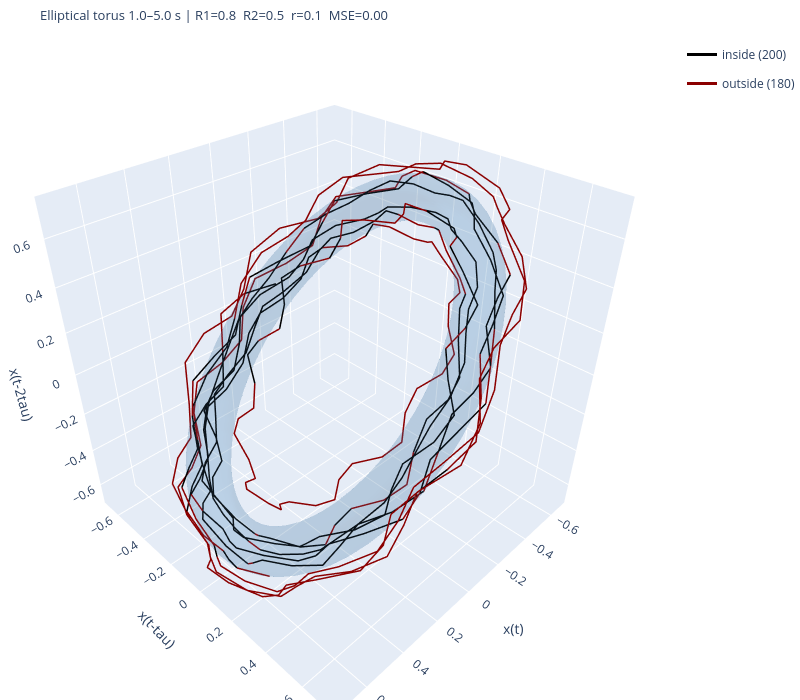

Notebook source saved alongside this figure:
### Code cell
# --- AR(4): Clean (no noise) ---
print("AR(4) — Clean")
plot_two_torus_fit(clean_fits[4])
plt.show()

### Figure 1 — Plotly figure (JSON) as saved in the notebook; plotly's stock layout.template omitted (floating-point values rounded to 4 significant figures; data arrays with more than 128 entries replaced by an {"elided": "..."} marker saying what was removed)
{"data": [{"colorscale": [[0, "steelblue"], [1, "steelblue"]], "name": "Torus", "opacity": 0.15, "showscale": false, "type": "surface", "x": {"elided": "60x60 float values"}, "y": {"elided": "60x60 float values"}, "z": {"elided": "60x60 float values"}}, {"legendgroup": "inside", "line": {"color": "black", "width": 3}, "mode": "lines", "name": "inside (200)", "showlegend": true, "type": "scatter3d", "x": [-0.1633, -0.03153], "y": [-0.5336, -0.6007], "z": [0.1242, 0.09874]}, {"legendgroup": "outside", "line": {"color": "darkred", "width": 3}, "mode": "lines", "name": "outside (180)", "showlegend": true, "type": "scatter3d", "x": [-0.03153, 0.08135, 0.1349], "y": [-0.6007, -0.6305, -0.5699], "z": [0.09874, 0.03098, -0.123]}, {"legendgroup": "inside", "line": {"color": "black", "width": 3}, "mode": "lines", "name": "inside (200)", "showlegend": false, "type": "scatter3d", "x": [0.1349, 0.1921, 0.2983, 0.401, 0.4428, 0.473, 0.5479, 0.6051, 0.5937, 0.5756], "y": [-0.5699, -0.5101, -0.5019, -0.4697, -0.3697, -0.2801, -0.2363, -0.1633, -0.03153, 0.08135], "z": [-0.123, -0.2504, -0.2858, -0.3315, -0.4516, -0.5388, -0.5323, -0.5336, -0.6007, -0.6305]}, {"legendgroup": "outside", "line": {"color": "darkred", "width": 3}, "mode": "lines", "name": "outside (180)", "showlegend": false, "type": "scatter3d", "x": [0.5756, 0.5909], "y": [0.08135, 0.1349], "z": [-0.6305, -0.5699]}, {"legendgroup": "inside", "line": {"color": "black", "width": 3}, "mode": "lines", "name": "inside (200)", "showlegend": false, "type": "scatter3d", "x": [0.5909, 0.5868, 0.5302, 0.4635, 0.4128, 0.3509, 0.2501, 0.1462], "y": [0.1349, 0.1921, 0.2983, 0.401, 0.4428, 0.473, 0.5479, 0.6051], "z": [-0.5699, -0.5101, -0.5019, -0.4697, -0.3697, -0.2801, -0.2363, -0.1633]}, {"legendgroup": "outside", "line": {"color": "darkred", "width": 3}, "mode": "lines", "name": "outside (180)", "showlegend": false, "type": "scatter3d", "x": [0.1462, 0.06412], "y": [0.6051, 0.5937], "z": [-0.1633, -0.03153]}, {"legendgroup": "inside", "line": {"color": "black", "width": 3}, "mode": "lines", "name": "inside (200)", "showlegend": false, "type": "scatter3d", "x": [0.06412, -0.02115, -0.1222, -0.2179], "y": [0.5937, 0.5756, 0.5909, 0.5868], "z": [-0.03153, 0.08135, 0.1349, 0.1921]}, {"legendgroup": "outside", "line": {"color": "darkred", "width": 3}, "mode": "lines", "name": "outside (180)", "showlegend": false, "type": "scatter3d", "x": [-0.2179, -0.3016], "y": [0.5868, 0.5302], "z": [0.1921, 0.2983]}, {"legendgroup": "inside", "line": {"color": "black", "width": 3}, "mode": "lines", "name": "inside (200)", "showlegend": false, "type": "scatter3d", "x": [-0.3016, -0.3769, -0.4484, -0.5075, -0.5418, -0.5665, -0.5906, -0.6022, -0.584, -0.5477, -0.5138, -0.4657, -0.3967, -0.3182], "y": [0.5302, 0.4635, 0.4128, 0.3509, 0.2501, 0.1462, 0.06412, -0.02115, -0.1222, -0.2179, -0.3016, -0.3769, -0.4484, -0.5075], "z": [0.2983, 0.401, 0.4428, 0.473, 0.5479, 0.6051, 0.5937, 0.5756, 0.5909, 0.5868, 0.5302, 0.4635, 0.4128, 0.3509]}, {"legendgroup": "outside", "line": {"color": "darkred", "width": 3}, "mode": "lines", "name": "outside (180)", "showlegend": false, "type": "scatter3d", "x": [-0.3182, -0.2371], "y": [-0.5075, -0.5418], "z": [0.3509, 0.2501]}, {"legendgroup": "inside", "line": {"color": "black", "width": 3}, "mode": "lines", "name": "inside (200)", "showlegend": false, "type": "scatter3d", "x": [-0.2371, -0.153, -0.06839, 0.0102, 0.09304, 0.1922, 0.2785, 0.3429, 0.3916, 0.4484, 0.4946, 0.5092, 0.5117, 0.5109], "y": [-0.5418, -0.5665, -0.5906, -0.6022, -0.584, -0.5477, -0.5138, -0.4657, -0.3967, -0.3182, -0.2371, -0.153, -0.06839, 0.0102], "z": [0.2501, 0.1462, 0.06412, -0.02115, -0.1222, -0.2179, -0.3016, -0.3769, -0.4484, -0.5075, -0.5418, -0.5665, -0.5906, -0.6022]}, {"legendgroup": "outside", "line": {"color": "darkred", "width": 3}, "mode": "lines", "name": "outside (180)", "showlegend": false, "type": "scatter3d", "x": [0.5109, 0.5175], "y": [0.0102, 0.09304], "z": [-0.6022, -0.584]}, {"legendgroup": "inside", "line": {"color": "black", "width": 3}, "mode": "lines", "name": "inside (200)", "showlegend": false, "type": "scatter3d", "x": [0.5175, 0.4991, 0.4531, 0.4183, 0.3908, 0.3247, 0.2346, 0.1566, 0.08927, 0.01371, -0.08455, -0.1791, -0.2344, -0.2859, -0.3693, -0.4385, -0.4606, -0.4928, -0.5565, -0.5716, -0.5267, -0.4935, -0.4994, -0.4685, -0.3762, -0.3018, -0.2674, -0.2064, -0.08553, 0.02093, 0.07204, 0.1388, 0.2545, 0.3361, 0.3519, 0.3856, 0.4648, 0.5108, 0.4941, 0.4835], "y": [0.09304, 0.1922, 0.2785, 0.3429, 0.3916, 0.4484, 0.4946, 0.5092, 0.5117, 0.5109, 0.5175, 0.4991, 0.4531, 0.4183, 0.3908, 0.3247, 0.2346, 0.1566, 0.08927, 0.01371, -0.08455, -0.1791, -0.2344, -0.2859, -0.3693, -0.4385, -0.4606, -0.4928, -0.5565, -0.5716, -0.5267, -0.4935, -0.4994, -0.4685, -0.3762, -0.3018, -0.2674, -0.2064, -0.08553, 0.02093], "z": [-0.584, -0.5477, -0.5138, -0.4657, -0.3967, -0.3182, -0.2371, -0.153, -0.06839, 0.0102, 0.09304, 0.1922, 0.2785, 0.3429, 0.3916, 0.4484, 0.4946, 0.5092, 0.5117, 0.5109, 0.5175, 0.4991, 0.4531, 0.4183, 0.3908, 0.3247, 0.2346, 0.1566, 0.08927, 0.01371, -0.08455, -0.1791, -0.2344, -0.2859, -0.3693, -0.4385, -0.4606, -0.4928, -0.5565, -0.5716]}, {"legendgroup": "outside", "line": {"color": "darkred", "width": 3}, "mode": "lines", "name": "outside (180)", "showlegend": false, "type": "scatter3d", "x": [0.4835, 0.5051], "y": [0.02093, 0.07204], "z": [-0.5716, -0.5267]}, {"legendgroup": "inside", "line": {"color": "black", "width": 3}, "mode": "lines", "name": "inside (200)", "showlegend": false, "type": "scatter3d", "x": [0.5051, 0.5015, 0.444, 0.3849], "y": [0.07204, 0.1388, 0.2545, 0.3361], "z": [-0.5267, -0.4935, -0.4994, -0.4685]}, {"legendgroup": "outside", "line": {"color": "darkred", "width": 3}, "mode": "lines", "name": "outside (180)", "showlegend": false, "type": "scatter3d", "x": [0.3849, 0.3508], "y": [0.3361, 0.3519], "z": [-0.4685, -0.3762]}, {"legendgroup": "inside", "line": {"color": "black", "width": 3}, "mode": "lines", "name": "inside (200)", "showlegend": false, "type": "scatter3d", "x": [0.3508, 0.2954], "y": [0.3519, 0.3856], "z": [-0.3762, -0.3018]}, {"legendgroup": "outside", "line": {"color": "darkred", "width": 3}, "mode": "lines", "name": "outside (180)", "showlegend": false, "type": "scatter3d", "x": [0.2954, 0.202, 0.1278, 0.08008], "y": [0.3856, 0.4648, 0.5108, 0.4941], "z": [-0.3018, -0.2674, -0.2064, -0.08553]}, {"legendgroup": "inside", "line": {"color": "black", "width": 3}, "mode": "lines", "name": "inside (200)", "showlegend": false, "type": "scatter3d", "x": [0.08008, 0.002355, -0.09018, -0.1543, -0.2042, -0.2766, -0.3545], "y": [0.4941, 0.4835, 0.5051, 0.5015, 0.444, 0.3849, 0.3508], "z": [-0.08553, 0.02093, 0.07204, 0.1388, 0.2545, 0.3361, 0.3519]}, {"legendgroup": "outside", "line": {"color": "darkred", "width": 3}, "mode": "lines", "name": "outside (180)", "showlegend": false, "type": "scatter3d", "x": [-0.3545, -0.3876, -0.4089, -0.4511], "y": [0.3508, 0.2954, 0.202, 0.1278], "z": [0.3519, 0.3856, 0.4648, 0.5108]}, {"legendgroup": "inside", "line": {"color": "black", "width": 3}, "mode": "lines", "name": "inside (200)", "showlegend": false, "type": "scatter3d", "x": [-0.4511, -0.4838], "y": [0.1278, 0.08008], "z": [0.5108, 0.4941]}, {"legendgroup": "outside", "line": {"color": "darkred", "width": 3}, "mode": "lines", "name": "outside (180)", "showlegend": false, "type": "scatter3d", "x": [-0.4838, -0.4768, -0.4581], "y": [0.08008, 0.002355, -0.09018], "z": [0.4941, 0.4835, 0.5051]}, {"legendgroup": "inside", "line": {"color": "black", "width": 3}, "mode": "lines", "name": "inside (200)", "showlegend": false, "type": "scatter3d", "x": [-0.4581, -0.4563, -0.4423, -0.3918, -0.3326, -0.295, -0.2349, -0.1329, -0.03927, 0.01728, 0.09029, 0.2008, 0.2907, 0.3313, 0.3811, 0.4742, 0.5393, 0.5379, 0.5405, 0.583, 0.5913, 0.5284, 0.4778, 0.4796, 0.4597, 0.369, 0.2804, 0.2502, 0.1978, 0.08118, -0.01421, -0.04326, -0.08269], "y": [-0.09018, -0.1543, -0.2042, -0.2766, -0.3545, -0.3876, -0.4089, -0.4511, -0.4838, -0.4768, -0.4581, -0.4563, -0.4423, -0.3918, -0.3326, -0.295, -0.2349, -0.1329, -0.03927, 0.01728, 0.09029, 0.2008, 0.2907, 0.3313, 0.3811, 0.4742, 0.5393, 0.5379, 0.5405, 0.583, 0.5913, 0.5284, 0.4778], "z": [0.5051, 0.5015, 0.444, 0.3849, 0.3508, 0.2954, 0.202, 0.1278, 0.08008, 0.002355, -0.09018, -0.1543, -0.2042, -0.2766, -0.3545, -0.3876, -0.4089, -0.4511, -0.4838, -0.4768, -0.4581, -0.4563, -0.4423, -0.3918, -0.3326, -0.295, -0.2349, -0.1329, -0.03927, 0.01728, 0.09029, 0.2008, 0.2907]}, {"legendgroup": "outside", "line": {"color": "darkred", "width": 3}, "mode": "lines", "name": "outside (180)", "showlegend": false, "type": "scatter3d", "x": [-0.08269, -0.1881], "y": [0.4778, 0.4796], "z": [0.2907, 0.3313]}, {"legendgroup": "inside", "line": {"color": "black", "width": 3}, "mode": "lines", "name": "inside (200)", "showlegend": false, "type": "scatter3d", "x": [-0.1881, -0.2798, -0.2981, -0.3242], "y": [0.4796, 0.4597, 0.369, 0.2804], "z": [0.3313, 0.3811, 0.4742, 0.5393]}, {"legendgroup": "outside", "line": {"color": "darkred", "width": 3}, "mode": "lines", "name": "outside (180)", "showlegend": false, "type": "scatter3d", "x": [-0.3242, -0.4037], "y": [0.2804, 0.2502], "z": [0.5393, 0.5379]}, {"legendgroup": "inside", "line": {"color": "black", "width": 3}, "mode": "lines", "name": "inside (200)", "showlegend": false, "type": "scatter3d", "x": [-0.4037, -0.4533, -0.4269], "y": [0.2502, 0.1978, 0.08118], "z": [0.5379, 0.5405, 0.583]}, {"legendgroup": "outside", "line": {"color": "darkred", "width": 3}, "mode": "lines", "name": "outside (180)", "showlegend": false, "type": "scatter3d", "x": [-0.4269, -0.408, -0.436, -0.4312, -0.363, -0.3257, -0.3342], "y": [0.08118, -0.01421, -0.04326, -0.08269, -0.1881, -0.2798, -0.2981], "z": [0.583, 0.5913, 0.5284, 0.4778, 0.4796, 0.4597, 0.369]}, {"legendgroup": "inside", "line": {"color": "black", "width": 3}, "mode": "lines", "name": "inside (200)", "showlegend": false, "type": "scatter3d", "x": [-0.3342, -0.2943], "y": [-0.2981, -0.3242], "z": [0.369, 0.2804]}, {"legendgroup": "outside", "line": {"color": "darkred", "width": 3}, "mode": "lines", "name": "outside (180)", "showlegend": false, "type": "scatter3d", "x": [-0.2943, -0.1934], "y": [-0.3242, -0.4037], "z": [0.2804, 0.2502]}, {"legendgroup": "inside", "line": {"color": "black", "width": 3}, "mode": "lines", "name": "inside (200)", "showlegend": false, "type": "scatter3d", "x": [-0.1934, -0.1281, -0.1156, -0.06552], "y": [-0.4037, -0.4533, -0.4269, -0.408], "z": [0.2502, 0.1978, 0.08118, -0.01421]}, {"legendgroup": "outside", "line": {"color": "darkred", "width": 3}, "mode": "lines", "name": "outside (180)", "showlegend": false, "type": "scatter3d", "x": [-0.06552, 0.03517], "y": [-0.408, -0.436], "z": [-0.01421, -0.04326]}, {"legendgroup": "inside", "line": {"color": "black", "width": 3}, "mode": "lines", "name": "inside (200)", "showlegend": false, "type": "scatter3d", "x": [0.03517, 0.1039, 0.129], "y": [-0.436, -0.4312, -0.363], "z": [-0.04326, -0.08269, -0.1881]}, {"legendgroup": "outside", "line": {"color": "darkred", "width": 3}, "mode": "lines", "name": "outside (180)", "showlegend": false, "type": "scatter3d", "x": [0.129, 0.1741, 0.2553, 0.3128, 0.322, 0.3454, 0.4076, 0.441, 0.4142, 0.4046, 0.4326, 0.4219, 0.3577, 0.3113, 0.2989, 0.2514, 0.1563, 0.08674, 0.04428, -0.02806, -0.1388, -0.2194, -0.2531, -0.308, -0.391, -0.4343, -0.4445, -0.4651, -0.4941, -0.4927, -0.4621, -0.4507], "y": [-0.363, -0.3257, -0.3342, -0.2943, -0.1934, -0.1281, -0.1156, -0.06552, 0.03517, 0.1039, 0.129, 0.1741, 0.2553, 0.3128, 0.322, 0.3454, 0.4076, 0.441, 0.4142, 0.4046, 0.4326, 0.4219, 0.3577, 0.3113, 0.2989, 0.2514, 0.1563, 0.08674, 0.04428, -0.02806, -0.1388, -0.2194], "z": [-0.1881, -0.2798, -0.2981, -0.3242, -0.4037, -0.4533, -0.4269, -0.408, -0.436, -0.4312, -0.363, -0.3257, -0.3342, -0.2943, -0.1934, -0.1281, -0.1156, -0.06552, 0.03517, 0.1039, 0.129, 0.1741, 0.2553, 0.3128, 0.322, 0.3454, 0.4076, 0.441, 0.4142, 0.4046, 0.4326, 0.4219]}, {"legendgroup": "inside", "line": {"color": "black", "width": 3}, "mode": "lines", "name": "inside (200)", "showlegend": false, "type": "scatter3d", "x": [-0.4507, -0.443], "y": [-0.2194, -0.2531], "z": [0.4219, 0.3577]}, {"legendgroup": "outside", "line": {"color": "darkred", "width": 3}, "mode": "lines", "name": "outside (180)", "showlegend": false, "type": "scatter3d", "x": [-0.443, -0.3898, -0.316], "y": [-0.2531, -0.308, -0.391], "z": [0.3577, 0.3113, 0.2989]}, {"legendgroup": "inside", "line": {"color": "black", "width": 3}, "mode": "lines", "name": "inside (200)", "showlegend": false, "type": "scatter3d", "x": [-0.316, -0.2741, -0.2348, -0.1428, -0.03074, 0.04132, 0.1092, 0.2206, 0.3373, 0.4009, 0.4421, 0.5242, 0.5998], "y": [-0.391, -0.4343, -0.4445, -0.4651, -0.4941, -0.4927, -0.4621, -0.4507, -0.443, -0.3898, -0.316, -0.2741, -0.2348], "z": [0.2989, 0.2514, 0.1563, 0.08674, 0.04428, -0.02806, -0.1388, -0.2194, -0.2531, -0.308, -0.391, -0.4343, -0.4445]}, {"legendgroup": "outside", "line": {"color": "darkred", "width": 3}, "mode": "lines", "name": "outside (180)", "showlegend": false, "type": "scatter3d", "x": [0.5998, 0.6127], "y": [-0.2348, -0.1428], "z": [-0.4445, -0.4651]}, {"legendgroup": "inside", "line": {"color": "black", "width": 3}, "mode": "lines", "name": "inside (200)", "showlegend": false, "type": "scatter3d", "x": [0.6127, 0.6007, 0.6239, 0.6436, 0.5999, 0.5302, 0.4985, 0.4707, 0.373, 0.2507], "y": [-0.1428, -0.03074, 0.04132, 0.1092, 0.2206, 0.3373, 0.4009, 0.4421, 0.5242, 0.5998], "z": [-0.4651, -0.4941, -0.4927, -0.4621, -0.4507, -0.443, -0.3898, -0.316, -0.2741, -0.2348]}, {"legendgroup": "outside", "line": {"color": "darkred", "width": 3}, "mode": "lines", "name": "outside (180)", "showlegend": false, "type": "scatter3d", "x": [0.2507, 0.1781], "y": [0.5998, 0.6127], "z": [-0.2348, -0.1428]}, {"legendgroup": "inside", "line": {"color": "black", "width": 3}, "mode": "lines", "name": "inside (200)", "showlegend": false, "type": "scatter3d", "x": [0.1781, 0.1184, -0.0009118, -0.1282], "y": [0.6127, 0.6007, 0.6239, 0.6436], "z": [-0.1428, -0.03074, 0.04132, 0.1092]}, {"legendgroup": "outside", "line": {"color": "darkred", "width": 3}, "mode": "lines", "name": "outside (180)", "showlegend": false, "type": "scatter3d", "x": [-0.1282, -0.1959], "y": [0.6436, 0.5999], "z": [0.1092, 0.2206]}, {"legendgroup": "inside", "line": {"color": "black", "width": 3}, "mode": "lines", "name": "inside (200)", "showlegend": false, "type": "scatter3d", "x": [-0.1959, -0.2437, -0.3461, -0.4559], "y": [0.5999, 0.5302, 0.4985, 0.4707], "z": [0.2206, 0.3373, 0.4009, 0.4421]}, {"legendgroup": "outside", "line": {"color": "darkred", "width": 3}, "mode": "lines", "name": "outside (180)", "showlegend": false, "type": "scatter3d", "x": [-0.4559, -0.4975], "y": [0.4707, 0.373], "z": [0.4421, 0.5242]}, {"legendgroup": "inside", "line": {"color": "black", "width": 3}, "mode": "lines", "name": "inside (200)", "showlegend": false, "type": "scatter3d", "x": [-0.4975, -0.5079, -0.5687, -0.6441], "y": [0.373, 0.2507, 0.1781, 0.1184], "z": [0.5242, 0.5998, 0.6127, 0.6007]}, {"legendgroup": "outside", "line": {"color": "darkred", "width": 3}, "mode": "lines", "name": "outside (180)", "showlegend": false, "type": "scatter3d", "x": [-0.6441, -0.645, -0.5974, -0.5975, -0.6128, -0.555, -0.4648, -0.4144, -0.3679, -0.2616, -0.1345, -0.05517, 0.00507, 0.124, 0.2596, 0.3334, 0.3766, 0.4682, 0.578, 0.6179, 0.6161, 0.6598, 0.7186, 0.7068, 0.6494, 0.6308, 0.6267, 0.5594, 0.4468, 0.3745, 0.3395, 0.2487, 0.09936, -0.006604, -0.05569, -0.1519, -0.3054, -0.4114, -0.4474, -0.5006, -0.6031, -0.6563, -0.6337, -0.6311, -0.6679, -0.6623, -0.575, -0.4953, -0.4607, -0.3947, -0.259, -0.1306, -0.05846, 0.02324, 0.1573, 0.2769, 0.3392, 0.4027, 0.5033, 0.5866, 0.6066, 0.6131, 0.659, 0.6914, 0.6457, 0.5737, 0.5414, 0.5067, 0.4147, 0.3118, 0.2511, 0.1979], "y": [0.1184, -0.0009118, -0.1282, -0.1959, -0.2437, -0.3461, -0.4559, -0.4975, -0.5079, -0.5687, -0.6441, -0.645, -0.5974, -0.5975, -0.6128, -0.555, -0.4648, -0.4144, -0.3679, -0.2616, -0.1345, -0.05517, 0.00507, 0.124, 0.2596, 0.3334, 0.3766, 0.4682, 0.578, 0.6179, 0.6161, 0.6598, 0.7186, 0.7068, 0.6494, 0.6308, 0.6267, 0.5594, 0.4468, 0.3745, 0.3395, 0.2487, 0.09936, -0.006604, -0.05569, -0.1519, -0.3054, -0.4114, -0.4474, -0.5006, -0.6031, -0.6563, -0.6337, -0.6311, -0.6679, -0.6623, -0.575, -0.4953, -0.4607, -0.3947, -0.259, -0.1306, -0.05846, 0.02324, 0.1573, 0.2769, 0.3392, 0.4027, 0.5033, 0.5866, 0.6066, 0.6131], "z": [0.6007, 0.6239, 0.6436, 0.5999, 0.5302, 0.4985, 0.4707, 0.373, 0.2507, 0.1781, 0.1184, -0.0009118, -0.1282, -0.1959, -0.2437, -0.3461, -0.4559, -0.4975, -0.5079, -0.5687, -0.6441, -0.645, -0.5974, -0.5975, -0.6128, -0.555, -0.4648, -0.4144, -0.3679, -0.2616, -0.1345, -0.05517, 0.00507, 0.124, 0.2596, 0.3334, 0.3766, 0.4682, 0.578, 0.6179, 0.6161, 0.6598, 0.7186, 0.7068, 0.6494, 0.6308, 0.6267, 0.5594, 0.4468, 0.3745, 0.3395, 0.2487, 0.09936, -0.006604, -0.05569, -0.1519, -0.3054, -0.4114, -0.4474, -0.5006, -0.6031, -0.6563, -0.6337, -0.6311, -0.6679, -0.6623, -0.575, -0.4953, -0.4607, -0.3947, -0.259, -0.1306]}, {"legendgroup": "inside", "line": {"color": "black", "width": 3}, "mode": "lines", "name": "inside (200)", "showlegend": false, "type": "scatter3d", "x": [0.1979, 0.09283], "y": [0.6131, 0.659], "z": [-0.1306, -0.05846]}, {"legendgroup": "outside", "line": {"color": "darkred", "width": 3}, "mode": "lines", "name": "outside (180)", "showlegend": false, "type": "scatter3d", "x": [0.09283, -0.02003, -0.08876, -0.1588], "y": [0.659, 0.6914, 0.6457, 0.5737], "z": [-0.05846, 0.02324, 0.1573, 0.2769]}, {"legendgroup": "inside", "line": {"color": "black", "width": 3}, "mode": "lines", "name": "inside (200)", "showlegend": false, "type": "scatter3d", "x": [-0.1588, -0.2689, -0.3688, -0.3989, -0.4219, -0.4999, -0.5562, -0.5382, -0.5147], "y": [0.5737, 0.5414, 0.5067, 0.4147, 0.3118, 0.2511, 0.1979, 0.09283, -0.02003], "z": [0.2769, 0.3392, 0.4027, 0.5033, 0.5866, 0.6066, 0.6131, 0.659, 0.6914]}, {"legendgroup": "outside", "line": {"color": "darkred", "width": 3}, "mode": "lines", "name": "outside (180)", "showlegend": false, "type": "scatter3d", "x": [-0.5147, -0.5321], "y": [-0.02003, -0.08876], "z": [0.6914, 0.6457]}, {"legendgroup": "inside", "line": {"color": "black", "width": 3}, "mode": "lines", "name": "inside (200)", "showlegend": false, "type": "scatter3d", "x": [-0.5321, -0.534, -0.4598, -0.3691], "y": [-0.08876, -0.1588, -0.2689, -0.3688], "z": [0.6457, 0.5737, 0.5414, 0.5067]}, {"legendgroup": "outside", "line": {"color": "darkred", "width": 3}, "mode": "lines", "name": "outside (180)", "showlegend": false, "type": "scatter3d", "x": [-0.3691, -0.3286], "y": [-0.3688, -0.3989], "z": [0.5067, 0.4147]}, {"legendgroup": "inside", "line": {"color": "black", "width": 3}, "mode": "lines", "name": "inside (200)", "showlegend": false, "type": "scatter3d", "x": [-0.3286, -0.2738, -0.1558, -0.03488], "y": [-0.3989, -0.4219, -0.4999, -0.5562], "z": [0.4147, 0.3118, 0.2511, 0.1979]}, {"legendgroup": "outside", "line": {"color": "darkred", "width": 3}, "mode": "lines", "name": "outside (180)", "showlegend": false, "type": "scatter3d", "x": [-0.03488, 0.03333], "y": [-0.5562, -0.5382], "z": [0.1979, 0.09283]}, {"legendgroup": "inside", "line": {"color": "black", "width": 3}, "mode": "lines", "name": "inside (200)", "showlegend": false, "type": "scatter3d", "x": [0.03333, 0.09775, 0.209, 0.3311], "y": [-0.5382, -0.5147, -0.5321, -0.534], "z": [0.09283, -0.02003, -0.08876, -0.1588]}, {"legendgroup": "outside", "line": {"color": "darkred", "width": 3}, "mode": "lines", "name": "outside (180)", "showlegend": false, "type": "scatter3d", "x": [0.3311, 0.4036], "y": [-0.534, -0.4598], "z": [-0.1588, -0.2689]}, {"legendgroup": "inside", "line": {"color": "black", "width": 3}, "mode": "lines", "name": "inside (200)", "showlegend": false, "type": "scatter3d", "x": [0.4036, 0.4561, 0.5347, 0.6148], "y": [-0.4598, -0.3691, -0.3286, -0.2738], "z": [-0.2689, -0.3688, -0.3989, -0.4219]}, {"legendgroup": "outside", "line": {"color": "darkred", "width": 3}, "mode": "lines", "name": "outside (180)", "showlegend": false, "type": "scatter3d", "x": [0.6148, 0.641, 0.6481], "y": [-0.2738, -0.1558, -0.03488], "z": [-0.4219, -0.4999, -0.5562]}, {"legendgroup": "inside", "line": {"color": "black", "width": 3}, "mode": "lines", "name": "inside (200)", "showlegend": false, "type": "scatter3d", "x": [0.6481, 0.6857], "y": [-0.03488, 0.03333], "z": [-0.5562, -0.5382]}, {"legendgroup": "outside", "line": {"color": "darkred", "width": 3}, "mode": "lines", "name": "outside (180)", "showlegend": false, "type": "scatter3d", "x": [0.6857, 0.7159, 0.6885, 0.6349, 0.6087, 0.5873, 0.5126, 0.4014, 0.3274, 0.2655, 0.1514, 0.01166, -0.09884, -0.1831, -0.2772, -0.3849, -0.4492, -0.4824, -0.5349, -0.5938, -0.6063, -0.5814, -0.5634, -0.5584, -0.5181, -0.4343, -0.3524, -0.3056, -0.2473, -0.1392, -0.02419, 0.04551], "y": [0.03333, 0.09775, 0.209, 0.3311, 0.4036, 0.4561, 0.5347, 0.6148, 0.641, 0.6481, 0.6857, 0.7159, 0.6885, 0.6349, 0.6087, 0.5873, 0.5126, 0.4014, 0.3274, 0.2655, 0.1514, 0.01166, -0.09884, -0.1831, -0.2772, -0.3849, -0.4492, -0.4824, -0.5349, -0.5938, -0.6063, -0.5814], "z": [-0.5382, -0.5147, -0.5321, -0.534, -0.4598, -0.3691, -0.3286, -0.2738, -0.1558, -0.03488, 0.03333, 0.09775, 0.209, 0.3311, 0.4036, 0.4561, 0.5347, 0.6148, 0.641, 0.6481, 0.6857, 0.7159, 0.6885, 0.6349, 0.6087, 0.5873, 0.5126, 0.4014, 0.3274, 0.2655, 0.1514, 0.01166]}, {"legendgroup": "inside", "line": {"color": "black", "width": 3}, "mode": "lines", "name": "inside (200)", "showlegend": false, "type": "scatter3d", "x": [0.04551, 0.1151, 0.24, 0.3581], "y": [-0.5814, -0.5634, -0.5584, -0.5181], "z": [0.01166, -0.09884, -0.1831, -0.2772]}, {"legendgroup": "outside", "line": {"color": "darkred", "width": 3}, "mode": "lines", "name": "outside (180)", "showlegend": false, "type": "scatter3d", "x": [0.3581, 0.4091], "y": [-0.5181, -0.4343], "z": [-0.2772, -0.3849]}, {"legendgroup": "inside", "line": {"color": "black", "width": 3}, "mode": "lines", "name": "inside (200)", "showlegend": false, "type": "scatter3d", "x": [0.4091, 0.4539, 0.5467, 0.6239], "y": [-0.4343, -0.3524, -0.3056, -0.2473], "z": [-0.3849, -0.4492, -0.4824, -0.5349]}, {"legendgroup": "outside", "line": {"color": "darkred", "width": 3}, "mode": "lines", "name": "outside (180)", "showlegend": false, "type": "scatter3d", "x": [0.6239, 0.6269, 0.6151], "y": [-0.2473, -0.1392, -0.02419], "z": [-0.5349, -0.5938, -0.6063]}, {"legendgroup": "inside", "line": {"color": "black", "width": 3}, "mode": "lines", "name": "inside (200)", "showlegend": false, "type": "scatter3d", "x": [0.6151, 0.6406, 0.6539], "y": [-0.02419, 0.04551, 0.1151], "z": [-0.6063, -0.5814, -0.5634]}, {"legendgroup": "outside", "line": {"color": "darkred", "width": 3}, "mode": "lines", "name": "outside (180)", "showlegend": false, "type": "scatter3d", "x": [0.6539, 0.5936], "y": [0.1151, 0.24], "z": [-0.5634, -0.5584]}], "layout": {"height": 700, "margin": {"b": 0, "l": 0, "r": 0, "t": 40}, "scene": {"xaxis": {"title": {"text": "x(t)"}}, "yaxis": {"title": {"text": "x(t-tau)"}}, "zaxis": {"title": {"text": "x(t-2tau)"}}}, "title": {"font": {"size": 13}, "text": "Elliptical torus 1.0–5.0 s | R1=0.8  R2=0.5  r=0.1  MSE=0.00"}, "width": 800}}
